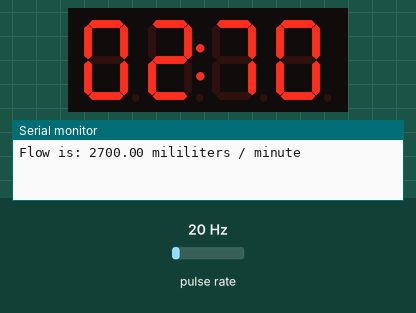
Simulated run of this sketch. Board: Arduino Uno, built with avr-gcc and run on an emulated ATmega328P. Parts: 4-digit seven-segment display, the last lines printed to the serial monitor. Wiring (inferred from the names in the program): pulse sensor: data pin 2. The inputs (shaded band) are chosen by the test bench; at power-on: pulse rate 20 Hz.

Above: at 1.6 s.
1.7 s: pulse rate (sensor on pin 2) set to 4 Hz
At 3.6 s:
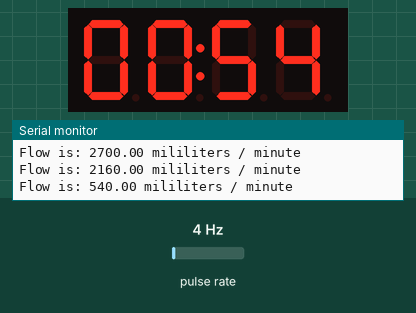
4.5 s: pulse rate (sensor on pin 2) set to 50 Hz
At 7.2 s:
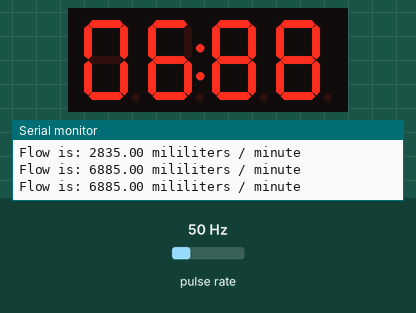
7.5 s: pulse rate (sensor on pin 2) set to 100 Hz
At 10.2 s:
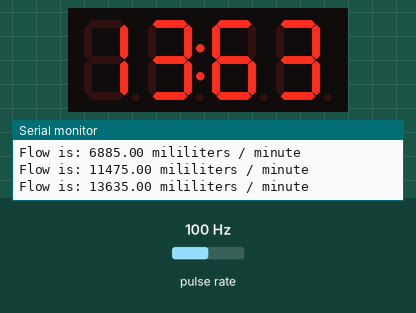
Timing chart, 0 to 11.7 s (numbered marks = the images above; inputs shaded):
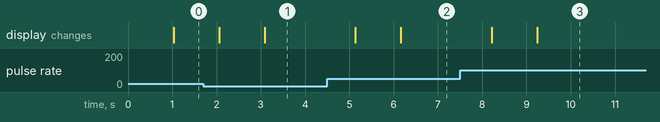

The sketch:

flowMeter_0c.ino
```cpp
/*********************************************
 * Test Code for an Adafruit brass flow meter
 * Red -> +5v
 * Blk -> GND
 * yellow -> pin 2
 *
 * Adafruit demo page code didn't work
 * Adapted new code from bc-robotics.com
 *********************************************/
// the LCD library
#include <TM1637.h>
// define some stuff

// The pins for the LCD screen
int CLK_PIN = 12;
int DIO_PIN = 13;

// Set LCD pins
TM1637 tm (CLK_PIN, DIO_PIN);

// flow sensor pin
int flowPin = 2;

// variable to count the pulses
volatile int count;
// variable for the calculations
double flowL;
// variable for the display
double flowML;

// the initial, one-time code
void setup () {
  // setup the flow sensor pin
  pinMode (flowPin, INPUT);
  attachInterrupt (0, flow, RISING);

  // initialize the LCD
  tm.init();
  // set LCD brightness 0-7
  tm.set(2);

  Serial.begin (9600);
}


// the main loop
void loop () {
  // count pulses for a while
  count = 0;
  interrupts();
  delay (1000);
  noInterrupts();

  // do some math
  /*
   * there is a required "conversion factor"
   * to go from pulses to SI units.
   * Adafruit suggest 2.25 for plastic flow meter
   *              and 2.00 for brass flow meter
   * But also STRONGLY suggest calibrating
   */

  flowML = (count * 2.25);    // Conversion for plastic flow meter
  flowML = flowML * 60;     // convert seconds to minutes
  flowL = flowML / 1000;   // mL to Liters

  displayNumber (flowML);

  Serial.print ("Flow is: "); Serial.print (flowML); Serial.println (" mililiters / minute");
}

// an interrupt for when flow is detected
void flow () {
  count++;
}

// displays an integer passed to it
void displayNumber (int num) {
  // I think % is a modulo function
  tm.display (3, num /10 % 10);
  tm.display (2, num / 100 % 10);
  tm.point  (1);
  tm.display (1, num / 1000 % 10);
  tm.display (0, num / 10000 % 10);
}
```

Measured:
- after the input at 1.7 s, the display: first changes after 0.36 s (image 1 shows a later state)
- after the input at 4.5 s, the display: first changes after 0.64 s (image 2 shows a later state)
- after the input at 7.5 s, the display: first changes after 0.71 s (image 3 shows a later state)
